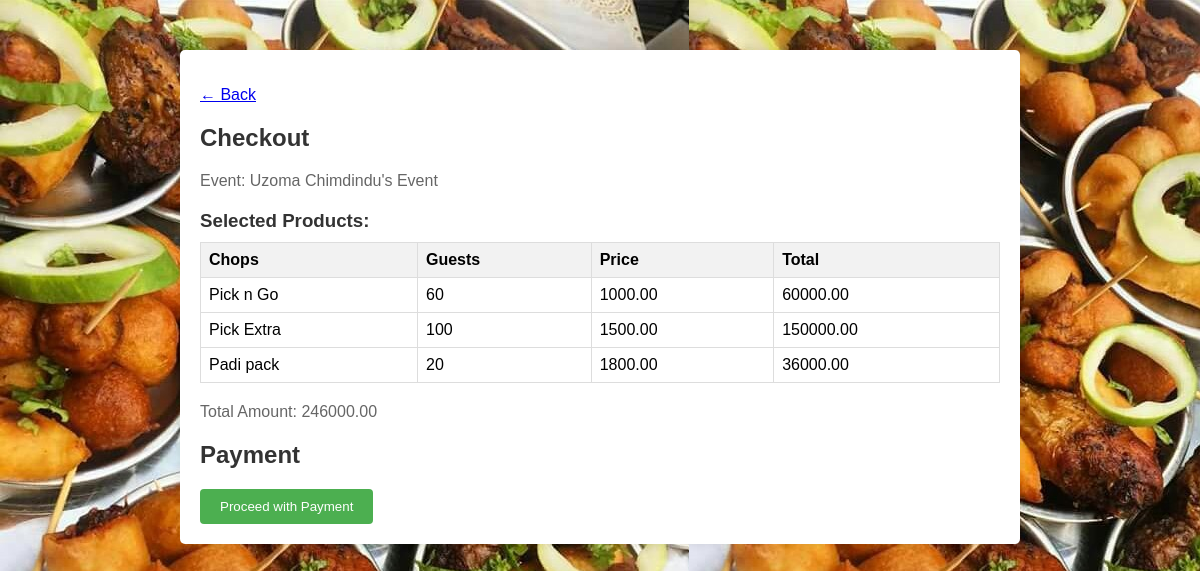
The app's page /checkout/35/ (signed in) with its own data.
### smallchop/models.py (models this page shows, shortened)
class Event(models.Model):
    TIME_CHOICES = [
        ('AM', 'AM'),
        ('PM', 'PM'),
    ]
    customer =  models.ForeignKey(Customer, on_delete=models.SET_NULL, blank=True, null=True)
    first_name = models.CharField(max_length=100)
    last_name = models.CharField(max_length=100)
    address = models.TextField(max_length=500)
    date = models.DateField()
    time = models.TimeField()
    time_type = models.CharField(max_length=200, choices=TIME_CHOICES, default='AM')
    phone1 = models.CharField(max_length=15)
    phone2 = models.CharField(max_length=15)
    payment_status = models.CharField(max_length=20, default='pending')  # 'pending', 'success', 'failed', etc.
    transaction_id = models.CharField(max_length=50, null=True)
    evtproducts = models.ManyToManyField(EvtProduct, through='EventItem', related_name='event_item')
    def __str__(self):
        return f"{self.first_name} {self.last_name}'s Event"

class EventItem(models.Model):
    event = models.ForeignKey(Event, on_delete=models.CASCADE)
    chops = models.ForeignKey(EvtProduct, on_delete=models.CASCADE)
    guest = models.PositiveIntegerField()

class EvtProduct(models.Model):
    name = models.CharField(max_length=200, null=True)
    price = models.DecimalField(max_digits=7, decimal_places=2)
    description = models.TextField(max_length=500, null=True, blank=True)
    evtimage = models.ImageField( upload_to="images/products", null=True, blank=True)

### smallchop/decorators.py (the view)
        def wrapper_func(request, *args, **kwargs):
            group = None
            if request.user.groups.exists():
                group = request.user.groups.all()[0].name
            if group in allowed_roles:
              return view_func(request, *args, **kwargs)
            else:
                return HttpResponse('you are not allowed to view this page')

### smallchop/views.py (called while the page is built)
@login_required(login_url='login')
@allowed_users(allowed_roles=['customer'])
def Event_Checkout(request, event_id):
    event = Event.objects.get(id=event_id)
    event_items = EventItem.objects.filter(event=event)
    total_sum = 0
    for item in event_items:
        item_total = item.guest * item.chops.price
        total_sum += item_total
        item.total = item_total
    context= {'event': event, 'event_items': event_items, 'item_total': item_total, 'total_sum': total_sum}
    return render(request, 'chops/event_checkout.html', context)

### templates/chops/event_checkout.html (shortened to what this page needs)
{% load static %}
<!DOCTYPE html>
<html lang="en">
<head>
    <link rel="stylesheet" href="{% static 'css/event.css' %}">
</head>
<body>
  <form>
    <p><a href="{% url 'review_page' event_id=event.id %}">&#8592; Back</a></p>
    <h2>Checkout</h2>
    <p>Event: {{ event }}</p>
    <h3>Selected Products:</h3>
    <table class="table_b">
        <thead>
            <tr>
                <th>Chops</th>
                <th>Guests</th>
                <th>Price</th>
                <th>Total</th>
            </tr>
        </thead>
        <tbody>
            {% for item in event_items %}
                <tr>
                    <td>{{ item.chops.name }}</td>
                    <td>{{ item.guest }}</td>
                    <td>{{ item.chops.price }}</td>
                    <td>{{ item.total }}</td>
                </tr>
            {% endfor %}
        </tbody>
    </table>
    <p>Total Amount: {{ total_sum }}</p>
    <h2>Payment</h2>
    <button type="submit" class="button_b">Proceed with Payment</button>
</form>
</body>
</html>

### static/css/event.css (style rules this page uses)
body { font-family: Arial, sans-serif; background: #333 url(../images/loginpic.jpg); margin: 0; padding: 0; }
form { max-width: 800px; margin: 50px auto; background-color: #fff; padding: 20px; border-radius: 5px; box-shadow: 0 0 10px rgba(0, 0, 0, 0.1); }
button { background-color: #4caf50; color: #fff; cursor: pointer; padding: 10px; border: none; border-radius: 4px; }
h2 { color: #333; }
p { color: #666; }
.table_b { width: 100%; border-collapse: collapse; margin-bottom: 20px; }
th, td { border: 1px solid #ddd; padding: 8px; text-align: left; }
th { background-color: #f2f2f2; }
h3 { color: #333; margin-bottom: 10px; }
p { margin-bottom: 20px; }
.button_b { background-color: #4CAF50; color: white; padding: 10px 20px; border: none; border-radius: 4px; cursor: pointer; }

### records on screen
Event: first_name+last_name "Uzoma Chimdindu's Event"
EventItem: chops.name "Pick n Go", guest "60", chops.price "1000.00", total "60000.00"
EventItem: chops.name "Pick Extra", guest "100", chops.price "1500.00", total "150000.00"
EventItem: chops.name "Padi pack", guest "20", chops.price "1800.00", total "36000.00"

### other values on screen
{{ total_sum }} "246000.00"
